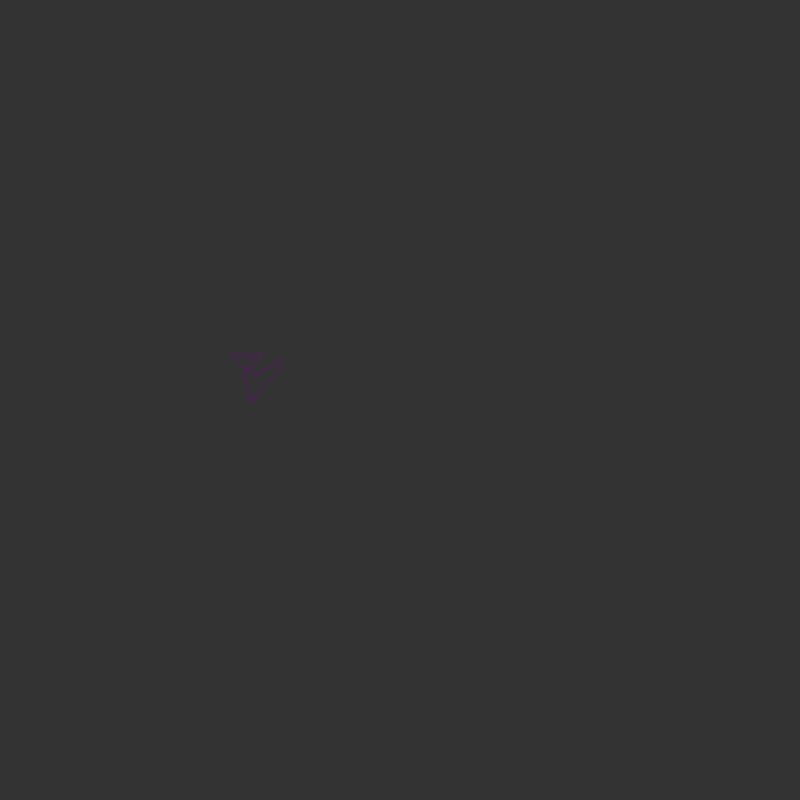
Frame 1 (no input)
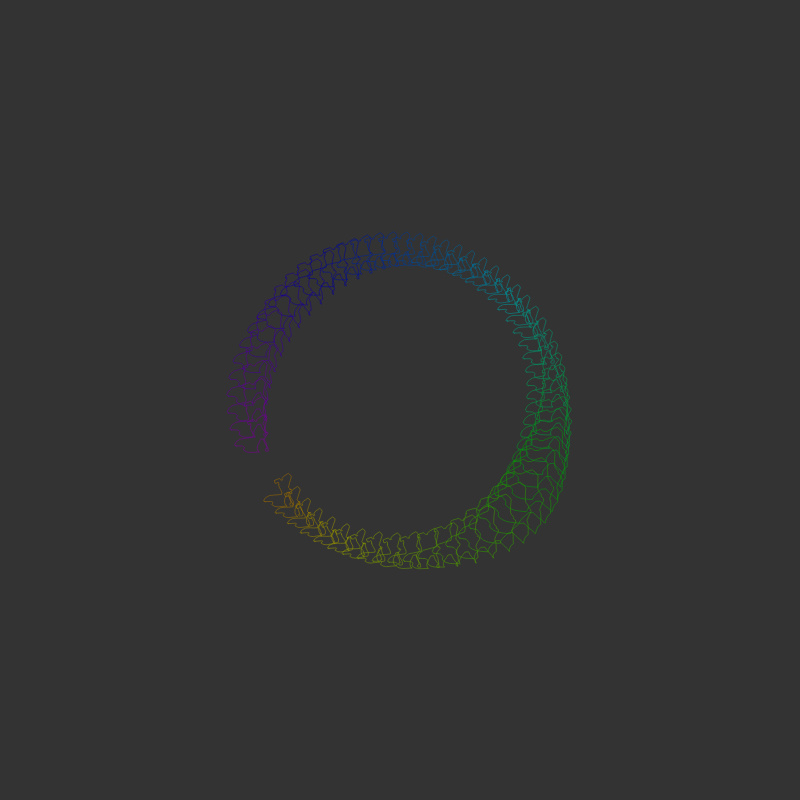
Frame 60 (no input)
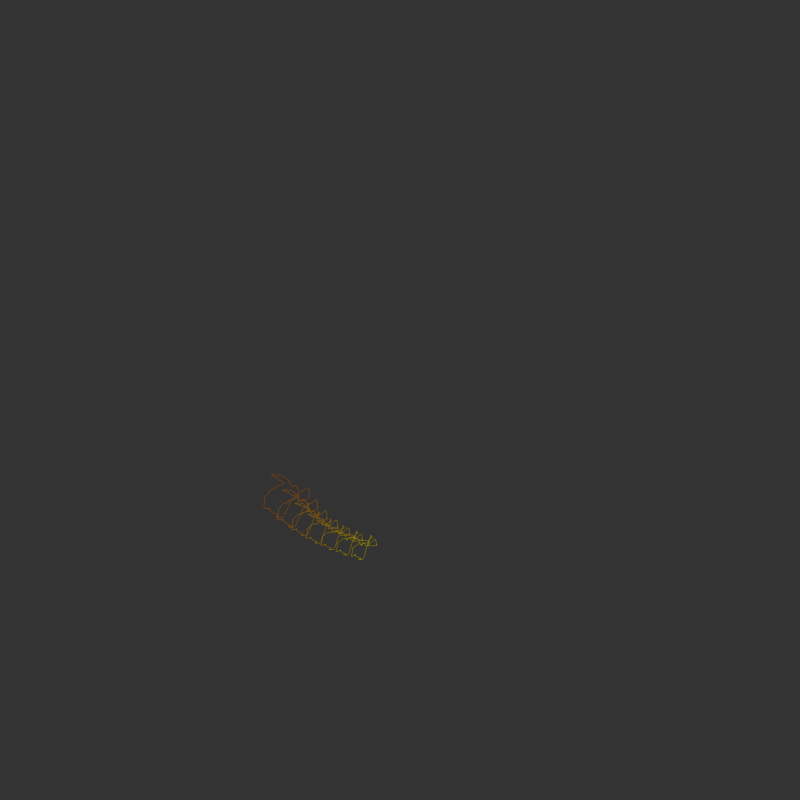
Frame 120 (the mouse pressed at the canvas centre since frame 60)

The p5.js sketch that drew these frames (run headless with seeded random() and noise() and a simulated clock; from frame 60 on, the mouse is pressed at the canvas centre):

// p5.js sketch
// ── sketch.js
let ellipses = [];
let currentAngle = 0;
let noiseOffset = 0;
let removing = false;

//Donut parameters
let radiusScale = 40;
let noiseIncrement = 0.02;
let angleStep = 0.02;

function setup() {
  createCanvas(800,800);
  noFill();
  colorMode(HSB);
  startNewDonut();
  frameRate(35);
}

function draw() {
  background(20);
  translate(width / 2, height / 2);

  // Calculate wobble effect
  //let wobbleX = noise(frameCount * 0.01) * 20 - 10; // Horizontal wobble
  //let wobbleY = noise(frameCount * 0.01) * 20 - 10; // Vertical wobble

  // Apply wobble transformation
  //translate(wobbleX, wobbleY);

  let wobbleRotation = noise(frameCount * 0.002) * 5; // Rotation wobble
  rotate(wobbleRotation);
  

  let donutRadius = 150; // The overall radius of the donut
  let baseEllipseRadius = 10; // The base radius of each individual ellipse

  if (!removing) {
    if (currentAngle < TWO_PI) {
       // Interpolate radius for a smooth transition in size
      // Noise for variation
      let noiseValue = noise(noiseOffset) * radiusScale;
      // Sine wave for looping
      let sineValue = (sin(currentAngle * 2) * 0.5 + 0.5);
      // Combine both effects
      let ellipseRadius = baseEllipseRadius + noiseValue * sineValue;

      let x = (donutRadius + cos(currentAngle) * ellipseRadius) * cos(currentAngle);
      let y = (donutRadius + cos(currentAngle) * ellipseRadius) * sin(currentAngle);
      // Dynamic color based on angle
      // Dynamic color based on angle within the new hue range
      let colorHue = map(currentAngle, 0, TWO_PI, startHue, endHue);

      ellipses.push({ x: x - ellipseRadius, y: y, radius: ellipseRadius, color: color(colorHue, 100, 60) });
      currentAngle += angleStep;
      noiseOffset += noiseIncrement; // Increment noise offset
    } else {
      removing = true;
    }
  } else {
    if (ellipses.length > 0) {
      ellipses.shift(); // Remove the first ellipse
    } else {
      startNewDonut();
    }
  }

  for (let e of ellipses) {
    stroke(e.color); // Use the stored color for each ellipse
    //ellipse(e.x, e.y, e.radius * 2, e.radius * 2);
    jitter = random(1, 50);
    distortedEllipse(e.x, e.y, e.radius * 2, e.radius * 2, jitter);

  }

  //Randomly can switch from not removing to removing and vice versa

}

function startNewDonut() {
  // Reset parameters for a new donut and choose new color range
  currentAngle = 0;
  removing = false;
  ellipses = [];

  //Paremeters for the donut
  noiseIncrement = random(0.01, 0.04);
  radiusScale = random(20,100);
  //Choose angle step based on a probability distributrion with high density on lower values and lower density on higher values
  angleStep = random([0.02, 0.02, 0.05, 0.05, 0.08, 0.1, 0.2, 1]);

  strokeWeight(random([0.4, 0.5, 0.6, 1, 2]));
  startHue = random(360); // Starting hue
  endHue = (startHue + random(60, 180)) % 360; // Ending hue within a range of 60 to 180 degrees from the start hue
  noiseOffset = random(1000); // Reset noiseOffset for variety

}

function distortedEllipse(x, y, w, h) {
  push(); // Save current drawing state
  translate(x, y);

  // Simulate hand-drawn effect
  let jitter = 50;
  beginShape();
  for (let angle = 0; angle < TWO_PI; angle += 0.1) {
    let jitterX = noise(angle, frameCount * 0.01) * jitter - jitter / 2;
    let jitterY = noise(frameCount * 0.01, angle) * jitter - jitter / 2;
    let sx = cos(angle) * w / 2 + jitterX;
    let sy = sin(angle) * h / 2 + jitterY;
    vertex(sx, sy);
  }
  endShape(CLOSE);

  pop(); // Restore original drawing state
}
